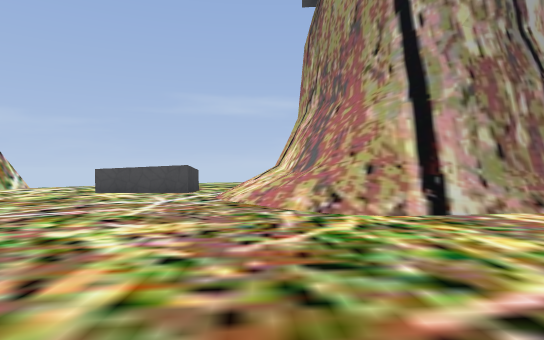
view 1 (above)

18 first-person views from a walk through a level from a Godot 3-D game. The camera is 1.4 m above the floor, looks level and sees 75° across. The floor is counted in squares, 2 m on a side. Each view is taken from the middle of a square. On the plan, view 1 faces up. The plan holds only what a view shows up to about 11 squares ahead; the rest is blank. The place goes on beyond the plan. Some surface patterns are stand-ins.

view 2
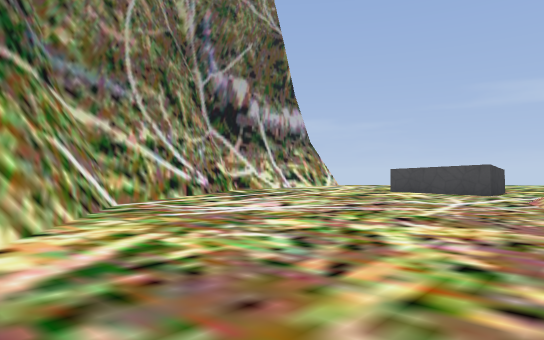

view 3
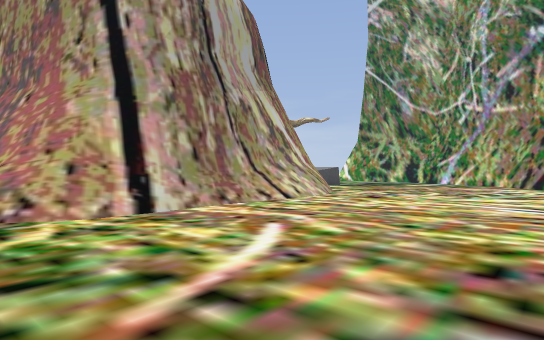

view 4
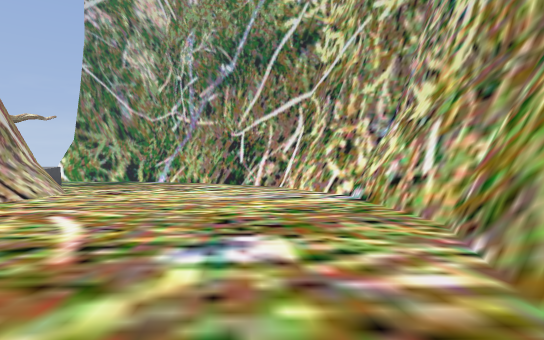

view 5
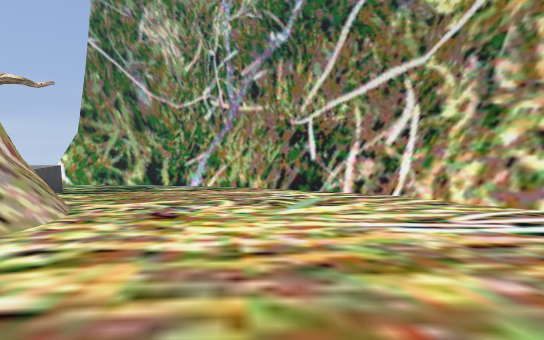

view 6
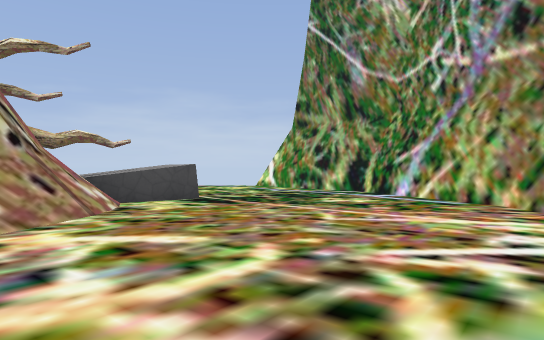

view 7
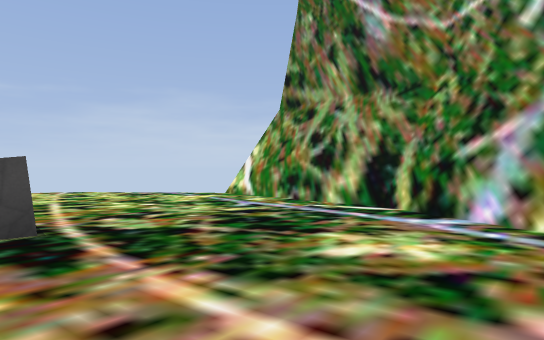

view 8
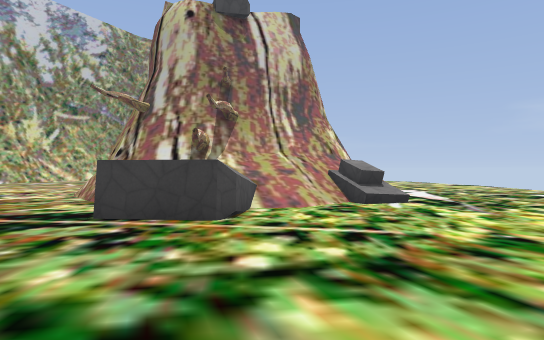

view 9
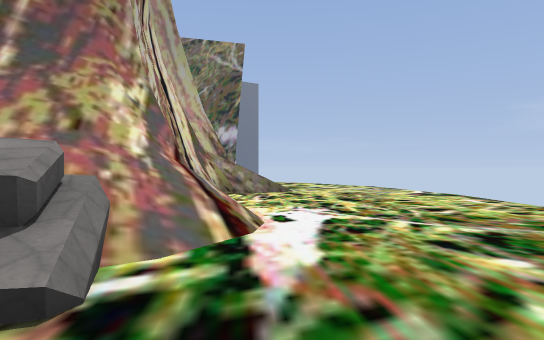

view 10
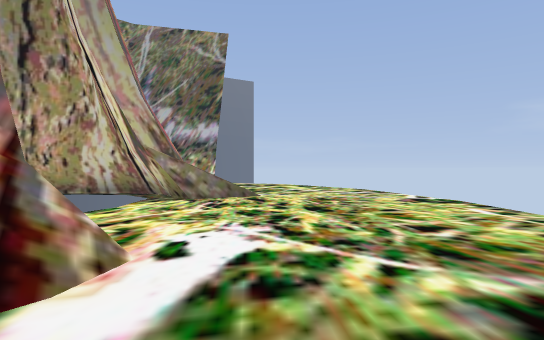

view 11
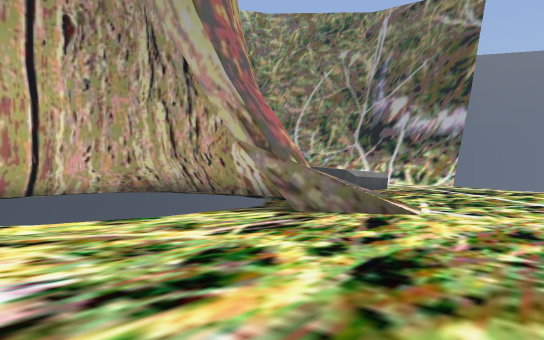

view 12
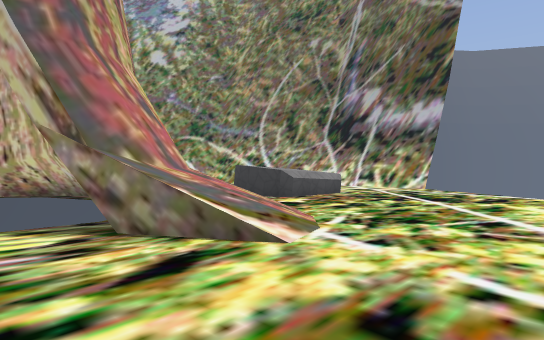

view 13
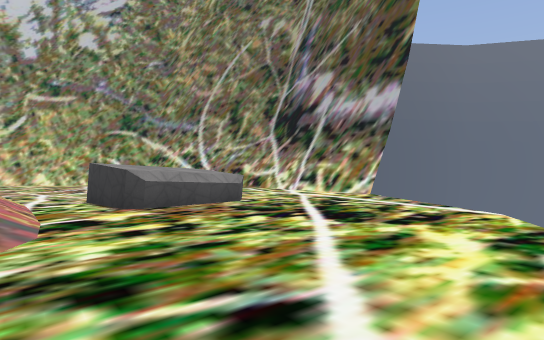

view 14
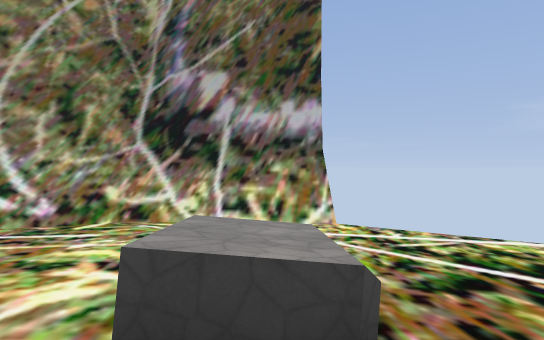

view 15
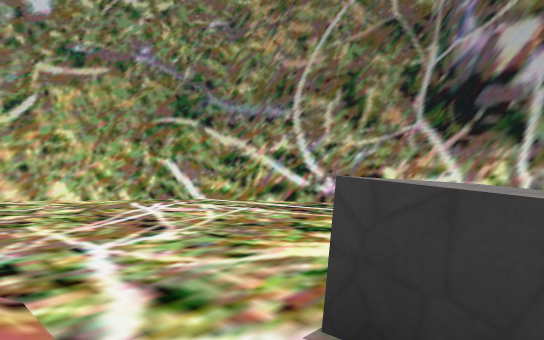

view 16
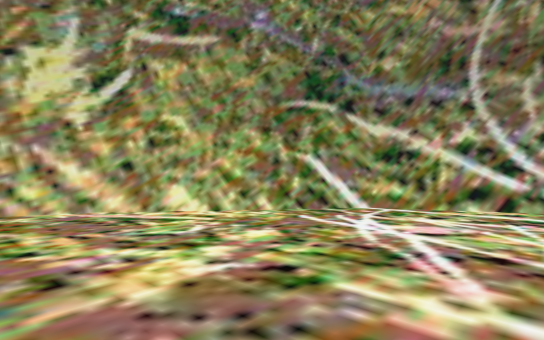

view 17
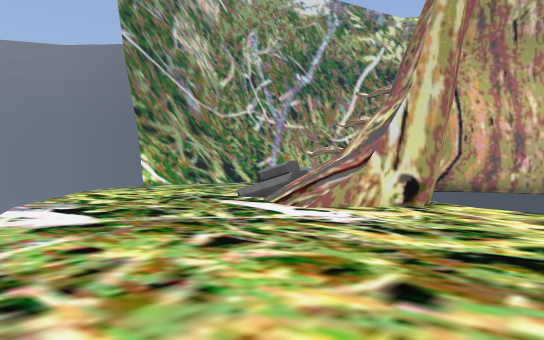

view 18
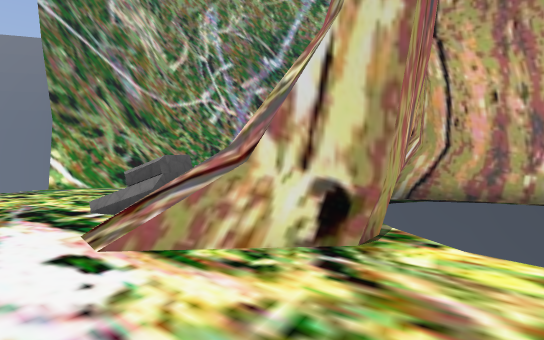

### Floor plan
Key: @ floor where view 1 was taken; # wall or solid block; x gap in a wall; . main floor; : floor 1.25 m higher than the main floor; / step, stairs or slope; = window, fence, low wall or low ledge; ^ raised ledge; v drop or lower ground; R rock.
Columns run from 10 left of view 1 to 20 right of it. Each row starts with its distance up from view 1.
 21            vv.....v
 20           ...........vv
 19       v.. ..............v
 18     v....................v
 17    v.......................
 16   v.......//=...../.........
 15   ........///.....///R.......
 14 v........//##xvv.##/RR........v
 13 ^....RRR./ #v   v##^///.......^
 12 ^ ...RRR.//#      #^///.......^
 11 # ...RRR./ #v    v###/: R.....^
 10 ^  ......//#v     # ^## R.....
  9 #........//##v   v# ^//.......^
  8 #........//##########=........^
  7 #.........//^########........#
  6 ##.........//######..........#
  5  #..........................##
  4  ##.........................#
  3   #........................##
  2   ###....................
  1     ##...................
  0      ##...@.............#
 -1       ^^=#...........####
 -2          ^^^#....##^##
 -3             ^^^^^^^

Positions as (right, up) in squares from view 1, and headings:
1: (0, 0), facing up
2: (0, 0), facing up-left
3: (0, 0), facing up-right
4: (-2, 0), facing right
5: (3, 3), facing right
6: (9, 2), facing up-right
7: (13, 5), facing up-right
8: (19, 12), facing left
9: (13, 16), facing left
10: (11, 17), facing left
11: (7, 19), facing down-left
12: (4, 19), facing down-left
13: (0, 19), facing down-left
14: (0, 12), facing left
15: (-1, 12), facing down-left
16: (0, 7), facing down-left
17: (4, 21), facing down-right
18: (5, 17), facing down-right
